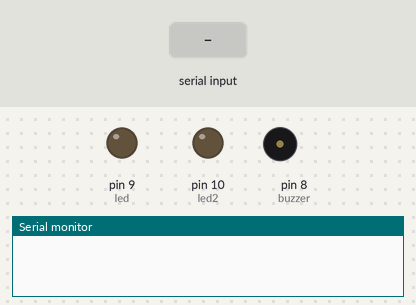
This sketch was run on a simulated Arduino Uno, built with avr-gcc and run on an emulated ATmega328P. Shown: output pins drawn as LEDs (lit = HIGH), buzzer (waves = sounding), the last lines printed to the serial monitor. The inputs (shaded band) are chosen by the test bench.

Above: at 1.2 s.
1.3 s: "1" received over Serial
At 2.5 s:
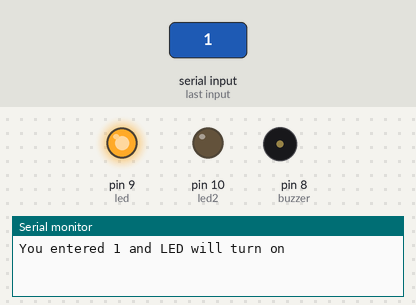
2.8 s: "t" received over Serial
At 3.6 s:
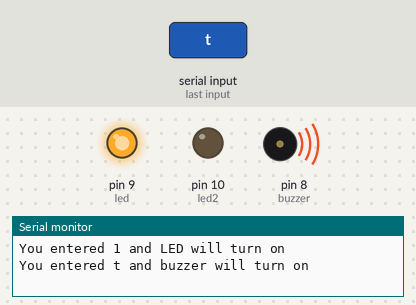
4.3 s: "0" received over Serial
At 4.8 s:
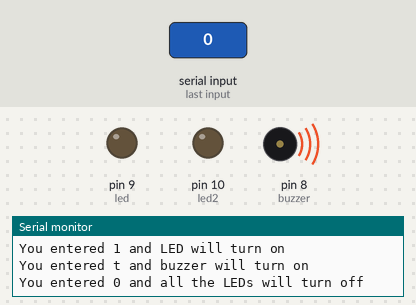
5.8 s: "2" received over Serial
At 7.0 s:
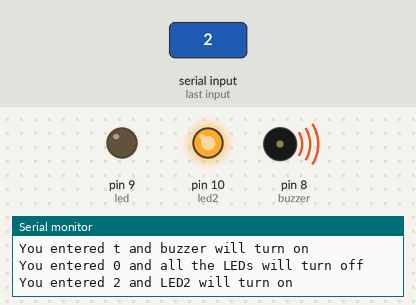
7.3 s: "x" received over Serial
At 8.3 s:
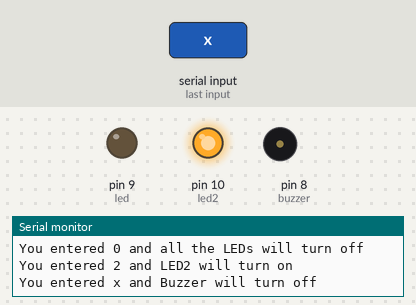
8.8 s: "1" received over Serial
At 9.4 s:
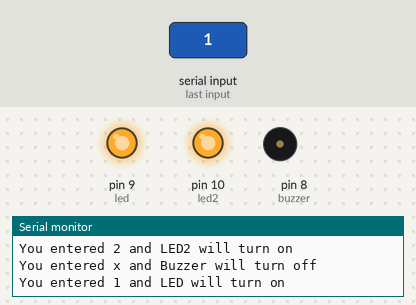
Timing chart, 0 to 11.3 s (numbered marks = the images above; inputs shaded):
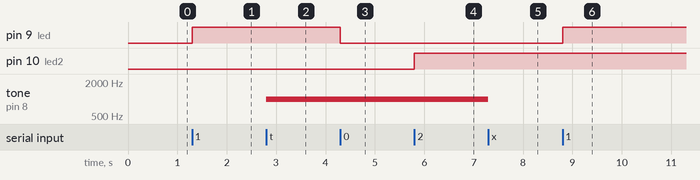

Measured:
- after the input at 1.3 s, pin 9 (led): LOW → HIGH at once
- after the input at 2.8 s, tone on pin 8 (buzzer): silent → 1000 Hz at once
- after the input at 4.3 s, pin 9 (led): HIGH → LOW at once
- after the input at 5.8 s, pin 10 (led2): LOW → HIGH at once
- after the input at 7.3 s, tone on pin 8 (buzzer): 1000 Hz → silent at once
- after the input at 8.8 s, pin 9 (led): LOW → HIGH at once

The sketch:

lab2part_a.ino
```cpp
/*
  Serial Blink
  Turns on an LED  when the person enters 1 and off when 0 is entered.

  This is lab2a start-up code.
 */

// Pin 9 will be used for the long lead of the LED.
// Pin 8 will be uzed for the buzzer

int led = 9;
int led2 =10;
int buzzer = 8;

// this is the varable to hold the user serial input
char inVal;

// the setup routine runs once when you press reset:
void setup() {
  // initialize the digital pin as an output.
  pinMode(led, OUTPUT);
  pinMode(led2, OUTPUT);
  pinMode (buzzer, OUTPUT);
  pinMode (1, OUTPUT);
  pinMode (0, INPUT);
  Serial.begin(115200);

}

// the loop routine runs over and over again forever:
void loop() {
digitalRead(1);
  digitalRead (0);
  if (Serial.available()>0)
  {
    inVal=Serial.read();
    switch(inVal)
    {
      case '0':
        Serial.print("You entered 0 and all the LEDs will turn off\n");
        digitalWrite(led, LOW);
        digitalWrite(led2, LOW);
        break;
    // Stops the generation of a square wave triggered by tone(). Has no effect if no tone is being generated.
      case 'x':
    noTone (buzzer);
     Serial.print("You entered x and Buzzer will turn off\n");
        break;
      case '1':
        digitalWrite(led, HIGH);
        Serial.print("You entered 1 and LED will turn on\n");
        break;
    /*Tone needs 2 arguments, but can take three
      1) Pin#
      2) Frequency - this is in hertz (cycles per second) which determines the pitch of the noise made
      3) Duration - how long teh tone plays
    */
     case 't':
    tone (buzzer, 1000,10000);
        Serial.print("You entered t and buzzer will turn on\n");
        break;
        case '2':
        digitalWrite(led2, HIGH);
        Serial.print("You entered 2 and LED2 will turn on\n");
        break;

      default:
        digitalWrite(led, LOW);
        digitalWrite(led2, LOW);


    }
  }

}
```
